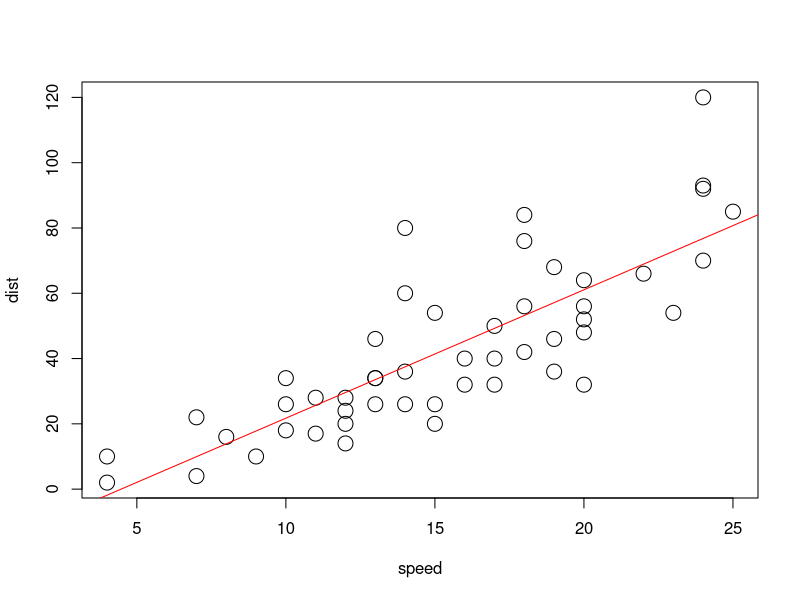
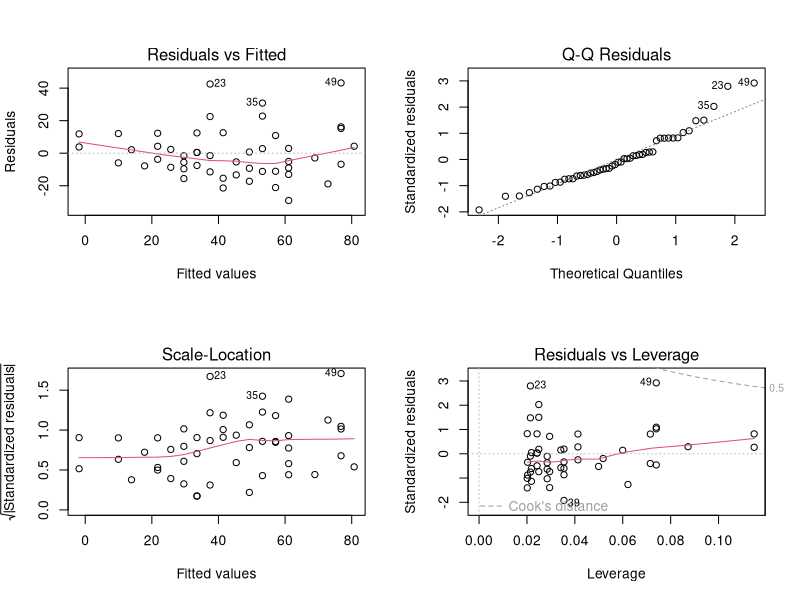

Write the R code that produced these figures, in order.
# cars <- read.csv( "cars.csv")  # needed if you were reading in the file cars.csv
cars     # but cars is a built-in dataset - it comes with R

speed <-  cars$speed  # save speed as a vector
dist <-  cars$dist

plot( speed, dist, cex=2)  # plot x,y
speed.lm <- lm (dist ~ speed)   # save regression line

abline( speed.lm, col="red" )   # plot regression line - you now have the best fit line plotted with the points

par(mfrow=c(2,2))   # this sets the plot environment to do 4 plots, 2 by 2
plot(speed.lm)  # the default plot method for lm - crazy huh?

write.csv(cars, "cars.csv")  # save data to csv file in working directory